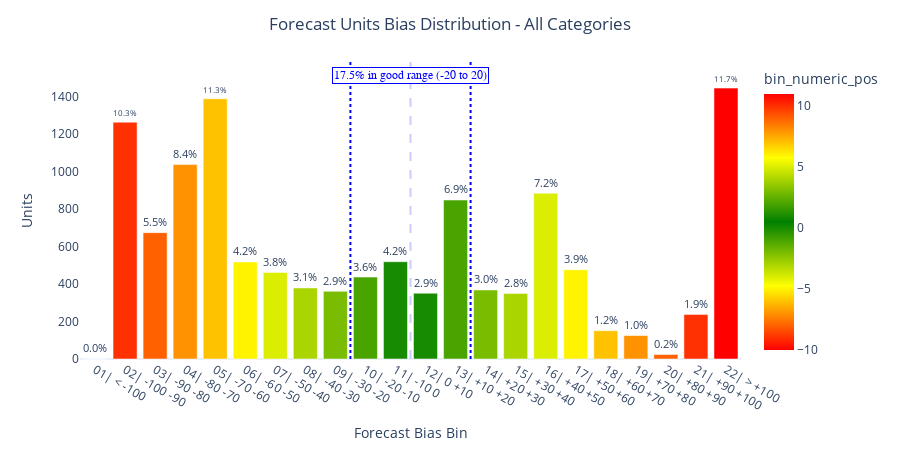
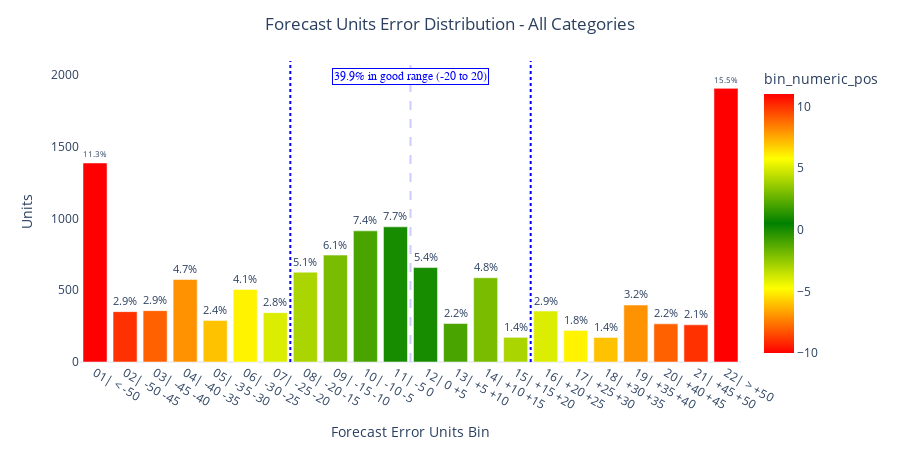

These figures' notebook cell, in order:
### Code cell
FEVAL.plot_accuracy_distribution(evaluation_data, method="bias").show()
FEVAL.plot_accuracy_distribution(evaluation_data, method="error").show()

### Figure 1 — Plotly figure (JSON) as saved in the notebook; plotly's stock layout.template omitted (floating-point values rounded to 4 significant figures)
{"data": [{"alignmentgroup": "True", "hovertemplate": "Forecast Bias Bin=%{x}<br>Units=%{y}<br>percentage_of_target=%{text}<br>bin_numeric_pos=%{marker.color}<extra></extra>", "legendgroup": "", "marker": {"color": [-10, -9, -8, -7, -6, -5, -4, -3, -2, -1, 0, 1, 2, 3, 4, 5, 6, 7, 8, 9, 10, 11], "coloraxis": "coloraxis", "pattern": {"shape": ""}}, "name": "", "offsetgroup": "", "orientation": "v", "showlegend": false, "text": [0, 10.3, 5.5, 8.4, 11.3, 4.2, 3.8, 3.1, 2.9, 3.6, 4.2, 2.9, 6.9, 3, 2.8, 7.2, 3.9, 1.2, 1, 0.2, 1.9, 11.7], "textposition": "outside", "texttemplate": "%{text:.1f}%", "type": "bar", "x": ["01| < -100", "02| -100 -90", "03| -90 -80", "04| -80 -70", "05| -70 -60", "06| -60 -50", "07| -50 -40", "08| -40 -30", "09| -30 -20", "10| -20 -10", "11| -10 0", "12| 0 +10", "13| +10 +20", "14| +20 +30", "15| +30 +40", "16| +40 +50", "17| +50 +60", "18| +60 +70", "19| +70 +80", "20| +80 +90", "21| +90 +100", "22| > +100"], "xaxis": "x", "y": [0, 1263, 674, 1037, 1388, 518, 462, 379, 361, 437, 519, 351, 848, 368, 350, 884, 476, 151, 125, 24, 238, 1445], "yaxis": "y"}], "layout": {"annotations": [{"bgcolor": "white", "bordercolor": "#0000ff", "borderwidth": 1, "font": {"color": "#0000ff", "family": "Arial", "size": 12}, "showarrow": false, "text": "17.5% in good range (-20 to 20)", "x": 10.5, "y": 1510.0}], "barmode": "relative", "coloraxis": {"colorbar": {"title": {"text": "bin_numeric_pos"}}, "colorscale": [[0, "red"], [0.25, "yellow"], [0.5, "green"], [0.75, "yellow"], [1, "red"]]}, "height": 450, "legend": {"tracegroupgap": 0}, "margin": {"t": 60}, "shapes": [{"line": {"color": "#ccccff", "dash": "dash"}, "type": "line", "x0": 10.5, "x1": 10.5, "y0": 0, "y1": 1590.0}, {"line": {"color": "#0000ff", "dash": "dot"}, "type": "line", "x0": 8.5, "x1": 8.5, "y0": 0, "y1": 1590.0}, {"line": {"color": "#0000ff", "dash": "dot"}, "type": "line", "x0": 12.5, "x1": 12.5, "y0": 0, "y1": 1590.0}], "title": {"text": "Forecast Units Bias Distribution - All Categories", "x": 0.5}, "width": 900, "xaxis": {"anchor": "y", "domain": [0, 1], "showgrid": false, "title": {"text": "Forecast Bias Bin"}}, "yaxis": {"anchor": "x", "domain": [0, 1], "showgrid": false, "title": {"text": "Units"}}}}

### Figure 2 — Plotly figure (JSON) as saved in the notebook; plotly's stock layout.template omitted (floating-point values rounded to 4 significant figures)
{"data": [{"alignmentgroup": "True", "hovertemplate": "Forecast Error Units Bin=%{x}<br>Units=%{y}<br>percentage_of_target=%{text}<br>bin_numeric_pos=%{marker.color}<extra></extra>", "legendgroup": "", "marker": {"color": [-10, -9, -8, -7, -6, -5, -4, -3, -2, -1, 0, 1, 2, 3, 4, 5, 6, 7, 8, 9, 10, 11], "coloraxis": "coloraxis", "pattern": {"shape": ""}}, "name": "", "offsetgroup": "", "orientation": "v", "showlegend": false, "text": [11.3, 2.9, 2.9, 4.7, 2.4, 4.1, 2.8, 5.1, 6.1, 7.4, 7.7, 5.4, 2.2, 4.8, 1.4, 2.9, 1.8, 1.4, 3.2, 2.2, 2.1, 15.5], "textposition": "outside", "texttemplate": "%{text:.1f}%", "type": "bar", "x": ["01| < -50", "02| -50 -45", "03| -45 -40", "04| -40 -35", "05| -35 -30", "06| -30 -25", "07| -25 -20", "08| -20 -15", "09| -15 -10", "10| -10 -5", "11| -5 0", "12| 0 +5", "13| +5 +10", "14| +10 +15", "15| +15 +20", "16| +20 +25", "17| +25 +30", "18| +30 +35", "19| +35 +40", "20| +40 +45", "21| +45 +50", "22| > +50"], "xaxis": "x", "y": [1387, 351, 358, 575, 290, 506, 344, 626, 745, 914, 942, 658, 268, 587, 172, 355, 220, 171, 397, 266, 259, 1907], "yaxis": "y"}], "layout": {"annotations": [{"bgcolor": "white", "bordercolor": "#0000ff", "borderwidth": 1, "font": {"color": "#0000ff", "family": "Arial", "size": 12}, "showarrow": false, "text": "39.9% in good range (-20 to 20)", "x": 10.5, "y": 1993.0}], "barmode": "relative", "coloraxis": {"colorbar": {"title": {"text": "bin_numeric_pos"}}, "colorscale": [[0, "red"], [0.25, "yellow"], [0.5, "green"], [0.75, "yellow"], [1, "red"]]}, "height": 450, "legend": {"tracegroupgap": 0}, "margin": {"t": 60}, "shapes": [{"line": {"color": "#ccccff", "dash": "dash"}, "type": "line", "x0": 10.5, "x1": 10.5, "y0": 0, "y1": 2098.0}, {"line": {"color": "#0000ff", "dash": "dot"}, "type": "line", "x0": 6.5, "x1": 6.5, "y0": 0, "y1": 2098.0}, {"line": {"color": "#0000ff", "dash": "dot"}, "type": "line", "x0": 14.5, "x1": 14.5, "y0": 0, "y1": 2098.0}], "title": {"text": "Forecast Units Error Distribution - All Categories", "x": 0.5}, "width": 900, "xaxis": {"anchor": "y", "domain": [0, 1], "showgrid": false, "title": {"text": "Forecast Error Units Bin"}}, "yaxis": {"anchor": "x", "domain": [0, 1], "showgrid": false, "title": {"text": "Units"}}}}
